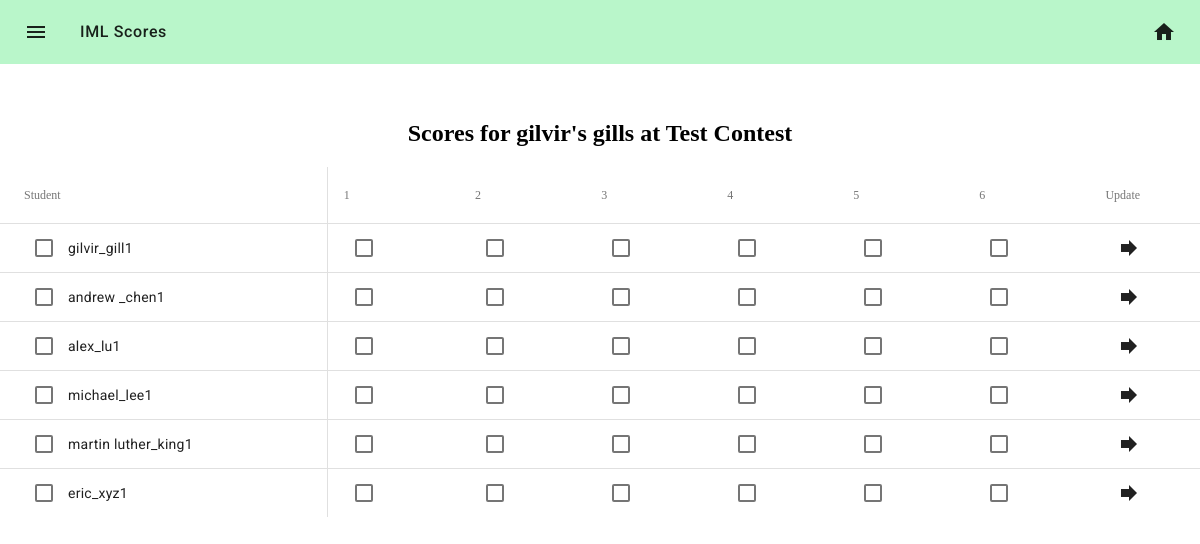
The page /scores/update/1/2 (signed in) on the database its author committed.
### iml/models.py (models this page shows, shortened)
class Team(db.Model):
    __tablename__ = 'teams'
    id = db.Column(db.Integer, primary_key=True)
    name = db.Column(db.String(32), nullable=False)
    school_id = db.Column(db.Integer, db.ForeignKey('schools.id'), nullable=False)
    division_id = db.Column(db.Integer, db.ForeignKey('divisions.id'),
                            nullable=False)
    school = db.relationship('School', back_populates = 'teams')
    division = db.relationship('Division', back_populates = 'teams')
    scores = db.relationship('Score', back_populates = 'team')
    students = db.relationship('Student', back_populates = 'team')

class Contest(db.Model):
    __tablename__ = 'contests'
    id = db.Column(db.Integer, primary_key=True)
    name = db.Column(db.String(32), nullable=False)
    start_time = db.Column(db.DateTime(), nullable=False)
    question_count = db.Column(db.Integer, nullable=False)
    team_size = db.Column(db.Integer, nullable=False,
                          default=5)
    division_id = db.Column(db.Integer, db.ForeignKey('divisions.id'), nullable=False)
    division = db.relationship('Division', back_populates='contests')
    scores = db.relationship('Score', back_populates='contest')
    def getQuestionCount(self):
        return self.question_count

class Student(db.Model):
    __tablename__ = 'students'
    id = db.Column(db.Integer, primary_key=True)
    first = db.Column(db.String(32), nullable=False)
    last = db.Column(db.String(32), nullable=False)
    username = db.Column(db.String(32), nullable=False)
    school_id = db.Column(db.Integer, db.ForeignKey('schools.id'),nullable=False)
    division_id = db.Column(db.Integer, db.ForeignKey('divisions.id'),
                            nullable=False)
    team_id = db.Column(db.Integer, db.ForeignKey('teams.id'),
                        nullable=True)
    school = db.relationship('School', back_populates='students')
    scores = db.relationship('Score', back_populates='student')
    division = db.relationship('Division', back_populates='students')
    team = db.relationship('Team', back_populates='students')
    def isParticipant(self,contest,team=None):
        scoresQuery = Score.query.filter_by(contest_id=contest.id,
                                            student_id=self.id)
        if team:
            scoresQuery = scoresQuery.filter_by(team_id=team.id)
        return scoresQuery.count() == contest.getQuestionCount()
    def isValidParticipant(self, contest, team):
        return (self.team == team) or (self.team is None and
                                       (not(self.isParticipant(contest)) or
                                        self.isParticipant(contest, team)))

### iml/core/scores/controllers.py (the view)
@scores.route('/update/<contest_id>/<team_id>')
@login_required()
def update_scores(contest_id, team_id):
    user = get_user(session["userdata"]["id"])
    school = user.school
    contest = Contest.query.filter_by(id=contest_id).first()
    team = Team.query.filter_by(id=team_id).first()
    if not (contest and user and team) or (team.school != school) or (contest.division != team.division):
        flash("Unspecified Error (Tell the admin to finish the application)")
        return redirect("/")
    studentsQuery = Student.query.filter_by(school_id=school.id,division_id=contest.division.id)
    students = [student for student in studentsQuery
                if student.isValidParticipant(contest=contest, team=team)]
    return render_custom_template("core/scores/update.html",
                                  user=user,
                                  contest=contest,
                                  students=students,
                                  team=team)

### iml/core/user/wrappers.py (called while the page is built)
def login_required(redirect_to=None, to_flash=None):
    def validator(*args, **kwargs):
        sess_status = session.get("status", IS_NOT_LOGGED_IN)
        return sess_status >= IS_LOGGED_IN
    return validate_page_access(redirect_to,
                                to_flash,
                                validator)

### iml/util/__init__.py (called while the page is built)
def get_user(user_id):
    return User.query.filter_by(id=user_id).first()

def render_custom_template(*args, **kwargs):
    status = IS_NOT_LOGGED_IN
    user = None
    userdata = session.get("userdata")
    if session.get("userdata"):
        user = get_user(session["userdata"]["id"])
        status = session["status"]
    if "status" not in kwargs:
        kwargs["status"] = status
    if "user" not in kwargs:
        kwargs["user"] = user
    if "userdata" not in kwargs:
        kwargs["userdata"] = userdata
    return flask.render_template(*args, **kwargs)

### iml/util/wrappers.py (called while the page is built)
def validate_page_access(redirect_to=None,
                         to_flash=None,
                         validate_function= lambda *args, **kwargs: True):
    def decorator(f):
        @wraps(f)
        def check_and_call(*args, **kwargs):
            check = validate_function(*args, **kwargs)
            if check:
                return f(*args, **kwargs)
            else:
                if redirect_to and to_flash:
                    flash(to_flash)
                    return redirect(redirect_to)
            return render_template("errors/403.html")
        return check_and_call
    return decorator

### iml/templates/core/scores/update.html (shortened to what this page needs)
{% extends "_base.html" %}
{% block content %}
<center>
    <h2> Scores for {{team.name}} at {{contest.name}}</h2>
    <div class="mdc-data-table">
        <table class="mdc-data-table__content">
            <thead>
                <tr class="mdc-data-table__row">
                    <th class="mdc-data-table__column">Student</th>
                    {% for n in range(1,contest.getQuestionCount()+1) %}
                    <th class=mdc-data-table__column>{{n}}</th>
                    {% endfor %}
                    <th class="mdc-data-table__column">Update</th>
                </tr>
            </thead>
            <tbody>
            {% for student in students %}
            <tr class="mdc-data-table__row">
                <td class="mdc-data-table__cell">
                    <div class="mdc-form-field">
                        <div class="mdc-checkbox"
                             id="toggleCheckbox-{{student.username.replace(' ', '_')}}"
                             >
                             <div class="mdc-checkbox__background">
                             </div>
                        </div>
                        <label for="toggleCheckbox-{{student.username.replace(' ', '_')}}">{{student.username}}</label>
                    </div>
                </td>
                    {% for n in range(1,contest.getQuestionCount()+1) %}
                    <td class=mdc-data-table__cell>
                        <div class="mdc-checkbox"
                             id="checkbox-{{student.username.replace(' ', '_')}}-{{n}}"
                            >
                            <div class="mdc-checkbox__background">
                            </div>
                        </div>
                    </td>
                    {% endfor %}
                    <td class="mdc-data-table__cell">
                        <button id="uploadButton-{{student.username.replace(' ', '_') }}"onclick="uploadScores('{{student.username}}')" class="mdc-icon-button material-icons">forward</button>
                    </td>
            </tr>
            {% endfor %}
            </tbody>
        </table>
    </div>
</center>
{% endblock content %}

### iml/static/css/mdc-theme.css (style rules this page uses)
html, body { height: 100%; }

### rows shown on the page
Team: name "gilvir's gills"
Contest: name "Test Contest"
Student: username "gilvir_gill1"
Student: username "andrew _chen1"
Student: username "alex_lu1"
Student: username "michael_lee1"
Student: username "martin luther_king1"
Student: username "eric_xyz1"

### other values the page prints
{{ n }} "1" "2" "3" "4" "5" "6"
